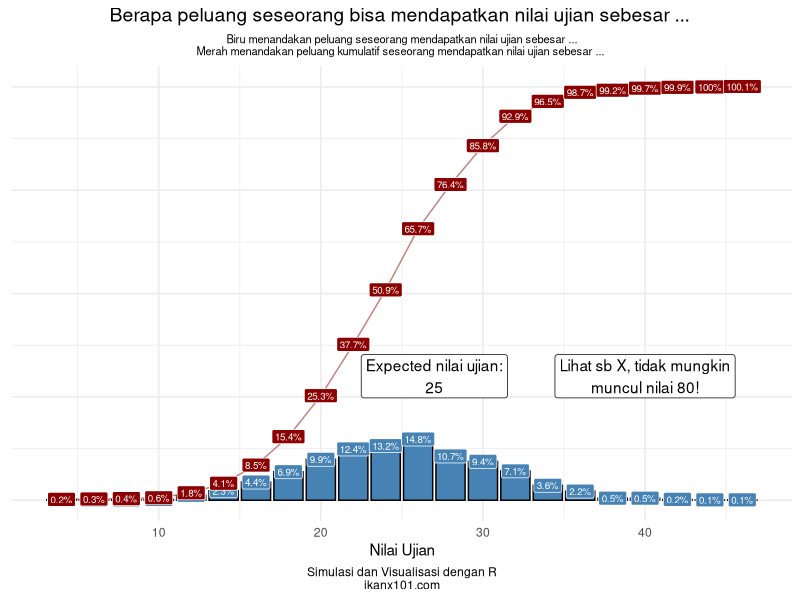

Generate this figure with R:
## ---- chunk 1
knitr::opts_chunk$set(echo = TRUE)
setwd("~/ikanx101 BLOG/_posts/Monte Carlo/Ujian Asal")

rm(list=ls())

library(dplyr)
library(ggplot2)

# benar atau tidak jawaban ngasal tersebut?
betul = function(){
  sample(c(1,0),1,prob = c(1/4,3/4))
}

# berapa banyak jawaban yang benar?
# berapa nilainya?
ujian = function(n){
  n
  x = 0
  for(i in 1:50){
    x = x + betul()
  }
  return(100*x/50)
}

# iterasi 8.000 kali
data = data.frame(iterasi = c(1:1001))
data$nilai_simulasi = sapply(data$iterasi,ujian)

rekap = 
  data %>%
  group_by(nilai_simulasi) %>%
  tally() %>%
  ungroup() %>%
  mutate(persen = n/sum(n) *100,
         persen = round(persen,1),
         label_1 = paste0(persen,"%"),
         cum = cumsum(persen),
         label_2 = paste0(cum,"%"))
## ---- chunk 2
rekap %>%
  ggplot(aes(x = nilai_simulasi)) +
  geom_col(aes(y = persen),
           color = "black",
           fill = "steelblue") +
  geom_line(aes(y = cum),
            group = 1,
            color = "darkred",
            alpha = .5) +
  geom_label(aes(y = persen,
                 label = label_1),
             fill = "steelblue",
             color = "white",
             size = 2.5) +
  geom_label(aes(y = cum,
                 label = label_2),
             fill = "darkred",
             color = "white",
             size = 2.5) +
  theme_minimal() +
  labs(x = "Nilai Ujian",
       title = "Berapa peluang seseorang bisa mendapatkan nilai ujian sebesar ... ",
       subtitle = "Biru menandakan peluang seseorang mendapatkan nilai ujian sebesar ...\nMerah menandakan peluang kumulatif seseorang mendapatkan nilai ujian sebesar ... ",
       caption = "Simulasi dan Visualisasi dengan R\nikanx101.com") +
  theme(axis.title.y = element_blank(),
        axis.text.y = element_blank(),
        plot.title = element_text(hjust = .5,size = 14),
        plot.subtitle = element_text(hjust = .5, size = 8),
        plot.caption = element_text(hjust = .5)) +
  annotate("label",
           x = 27,
           y = 30,
           label = "Expected nilai ujian:\n25") +
  annotate("label",
           x = 40,
           y = 30,
           label = "Lihat sb X, tidak mungkin\nmuncul nilai 80!")
